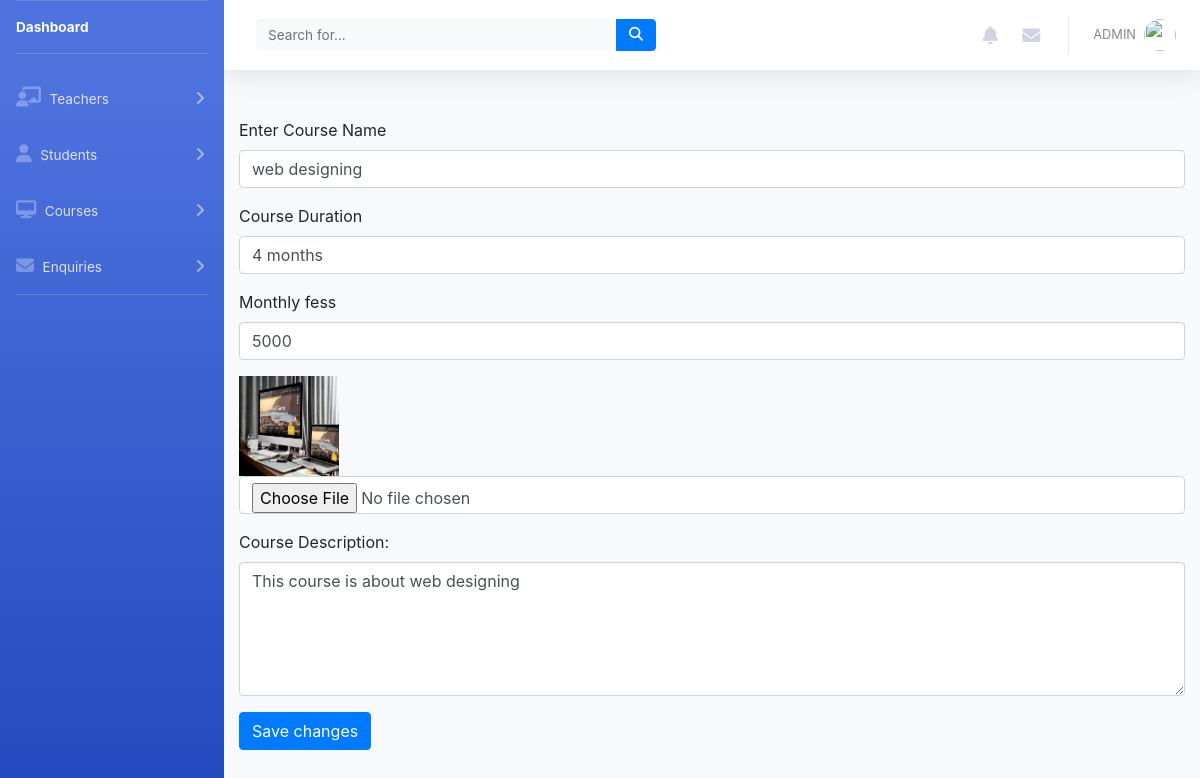
The app's page /Admin/cedit.php?id=1 with its own data.
### tables this page shows
CREATE TABLE `courses` (
  `id` int(11) NOT NULL,
  `cname` varchar(50) NOT NULL,
  `duration` varchar(50) NOT NULL,
  `fess` int(11) NOT NULL,
  `img` varchar(50) NOT NULL,
  `description` varchar(50) NOT NULL
);

### Admin/cedit.php (the view, shortened to what this page needs)
<?php
include('../connection.php');
include('includes/links.php');
include('includes/header.php');
include('includes/sidebar.php');
$id = $_GET["id"];
$query = "SELECT * FROM courses where id = '" . $id . "'";
$result = mysqli_query($connect, $query);
while ($row = mysqli_fetch_assoc($result)) {
?>
    <!DOCTYPE html>
    <html lang="en">
    <head>
    </head>
    <body>
        <div class="container mt-5">
            <form action="" method="post" enctype="multipart/form-data">
                <div class="row">
                    <div class="col-md-12">
                        <div class="form-group">
                            <label for="">Enter Course Name</label>
                            <input type="text" class="form-control" value="<?php echo $row["cname"]; ?>" name="cname" required>
                        </div>
                    </div>
                    <div class="col-md-12">
                        <div class="form-group">
                            <label for="">Course Duration</label>
                            <input type="text" class="form-control" value="<?php echo $row["duration"]; ?>"  name="duration" required>
                        </div>
                    </div>
                    <div class="col-md-12">
                        <div class="form-group">
                            <label for="">Monthly fess</label>
                            <input type="text" class="form-control" value="<?php echo $row["fess"]; ?>" name="fess" required>
                        </div>
                    </div>
                    <div class="col-md-12">
                        <div class="form-group">
                            <img src="uploads/<?php echo $row["img"]; ?>" width="100" height="100" />
                            <input type="file" class="form-control" id="Name" name="file">
                        </div>
                    </div>
                    <div class="col-md-12">
                        <div class="form-group">
                            <label>Course Description:</label>
                            <textarea name="description" class="form-control" cols="30" rows="5"><?php echo $row["description"]; ?></textarea>
                        </div>
                    </div>
                    <div class="col-md-12">
                        <div class="form-group">
                            <button type="submit" value="update" name="update" class="btn btn-primary">Save changes</button>
                        </div>
                    </div>
                </div>
            </form>
        </div>
    </body>
    </html>
<?php
}
?>

### records on screen
courses: cname "web designing", duration "4 months", fess "5000", img (picture), description "This course is about web designing"
